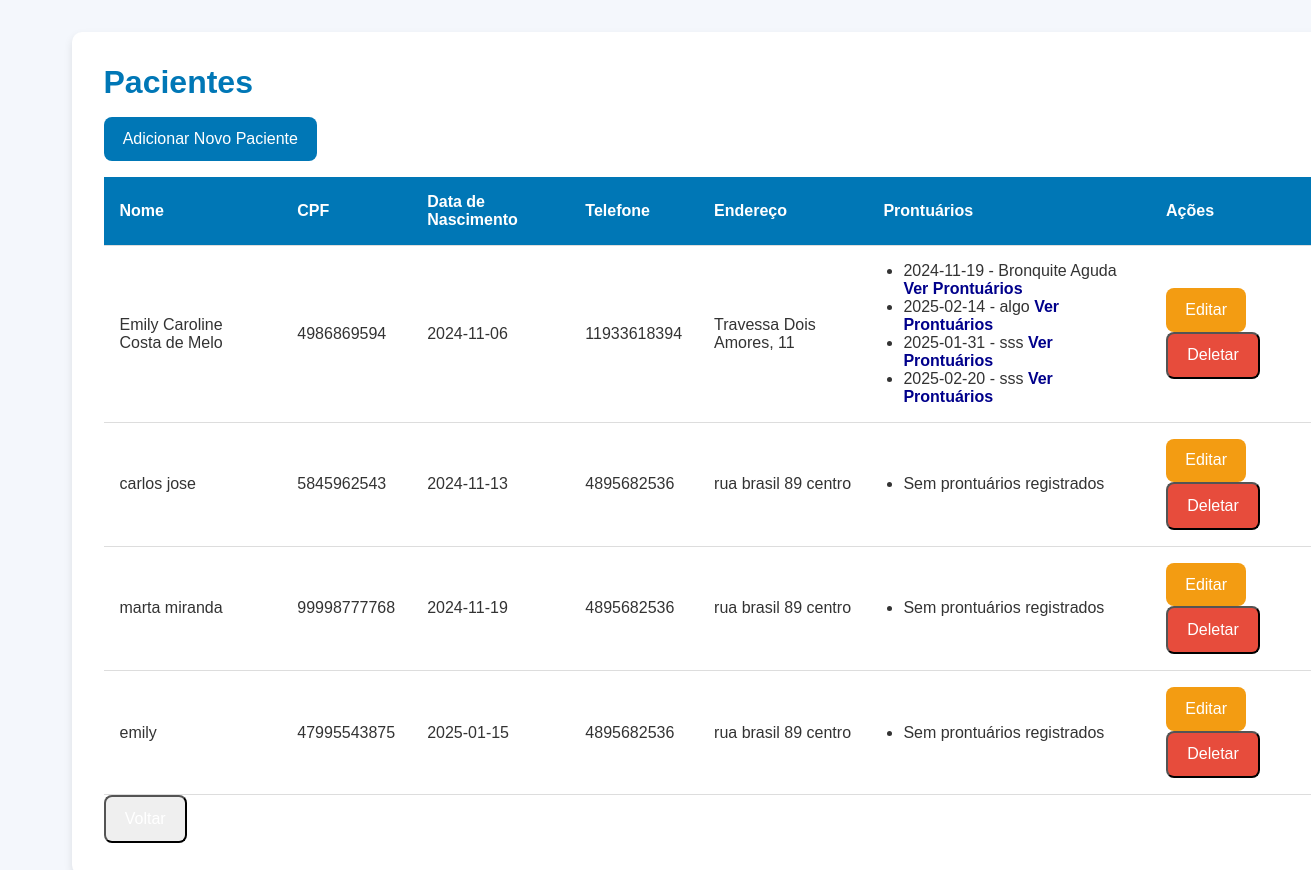
/pacientes/, run on an earlier commit of the app's database.
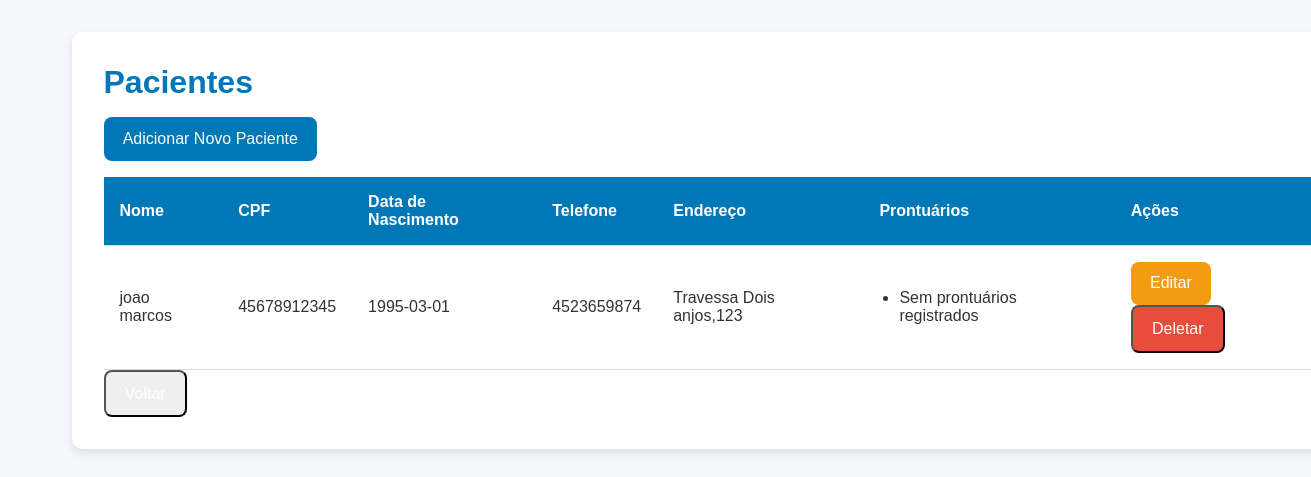
And on a later commit of the database.
### models.py (models this page shows)
class Paciente(db.Model):
    id = db.Column(db.Integer, primary_key=True)
    nome = db.Column(db.String(120), nullable=False)
    cpf = db.Column(db.String(11), unique=True, nullable=False)
    telefone = db.Column(db.String(15))
    endereco = db.Column(db.String(255))
    data_nascimento = db.Column(db.Date, nullable=False)
    prontuarios = db.relationship('Prontuario', backref='paciente_relacao', lazy=True)
    consultas = db.relationship('Consulta', backref='paciente_relacao', lazy=True)
    agendamentos = db.relationship('Agendamento', backref='paciente_relacao', lazy=True)

class Prontuario(db.Model):
    id = db.Column(db.Integer, primary_key=True)
    data = db.Column(db.Date, nullable=False)
    diagnostico = db.Column(db.String(255))
    prescricoes = db.Column(db.String(255))
    paciente_id = db.Column(db.Integer, db.ForeignKey('paciente.id'), nullable=False)
    paciente = db.relationship('Paciente', backref='prontuarios_relacao')

### controllers/paciente_controller.py (the view)
@paciente_bp.route('/')
def listar_pacientes():
    pacientes = Paciente.query.all()
    return render_template('listar_pacientes.html', pacientes=pacientes)

### templates/listar_pacientes.html (shortened to what this page needs)
<!DOCTYPE html>
<html lang="pt-BR">
<head>
    <link rel="stylesheet" href="{{ url_for('static', filename='css/lista_paciente.css') }}">
</head>
<body>
    <div class="page-container">
        <div class="list-container">
            <h1>Pacientes</h1>
            <a href="{{ url_for('paciente.adicionar_paciente') }}" class="btn btn-primary">Adicionar Novo Paciente</a>
            <div class="table-responsive">
                <table class="patient-table">
                    <thead>
                        <tr>
                            <th>Nome</th>
                            <th>CPF</th>
                            <th>Data de Nascimento</th>
                            <th>Telefone</th>
                            <th>Endereço</th>
                            <th>Prontuários</th>
                            <th>Ações</th>
                        </tr>
                    </thead>
                    <tbody>
                        {% for paciente in pacientes %}
                            <tr>
                                <td>{{ paciente.nome }}</td>
                                <td>{{ paciente.cpf }}</td>
                                <td>{{ paciente.data_nascimento }}</td>
                                <td>{{ paciente.telefone }}</td>
                                <td>{{ paciente.endereco }}</td>
                                <td>
                                    <ul>
                                        {% for prontuario in paciente.prontuarios %}
                                            <li>
                                                {{ prontuario.data }} - {{ prontuario.diagnostico }}
                                                <a href="{{ url_for('prontuario.listar_prontuarios', paciente_id=paciente.id) }}" class="ver-prontuarios-link">Ver Prontuários</a>
                                            </li>
                                        {% else %}
                                            <li>Sem prontuários registrados</li>
                                        {% endfor %}
                                    </ul>
                                </td>
                                <td>
                                    <a href="{{ url_for('paciente.atualizar_paciente', id=paciente.id) }}" class="btn btn-warning">Editar</a>
                                    <form action="{{ url_for('paciente.deletar_paciente', id=paciente.id) }}" method="post" style="display:inline;" onsubmit="return confirm('Tem certeza que deseja deletar este paciente?');">
                                        <button type="submit" class="btn btn-danger">Deletar</button>
                                    </form>
                                </td>
                            </tr>
                        {% endfor %}
                    </tbody>
                </table>
                <button type="button" class="btn btn-secondary" onclick="history.back()">Voltar</button>
            </div>
        </div>
    </div>
</body>
</html>

What changed in the data, as far as the page shows it:
removed Paciente: nome "Emily Caroline Costa de Melo", cpf "4986869594", data_nascimento "2024-11-06", telefone "11933618394", endereco "Travessa Dois Amores, 11"
removed Prontuario: data "2024-11-19", diagnostico "Bronquite Aguda"
removed Prontuario: data "2025-02-14", diagnostico "algo"
removed Prontuario: data "2025-01-31", diagnostico "sss"
removed Prontuario: data "2025-02-20", diagnostico "sss"
removed Paciente: nome "carlos jose", cpf "5845962543", data_nascimento "2024-11-13", telefone "4895682536", endereco "rua brasil 89 centro"
removed Paciente: nome "marta miranda", cpf "99998777768", data_nascimento "2024-11-19", telefone "4895682536", endereco "rua brasil 89 centro"
removed Paciente: nome "emily", cpf "47995543875", data_nascimento "2025-01-15", telefone "4895682536", endereco "rua brasil 89 centro"
added Paciente: nome "joao marcos", cpf "45678912345", data_nascimento "1995-03-01", telefone "4523659874", endereco "Travessa Dois anjos,123"
